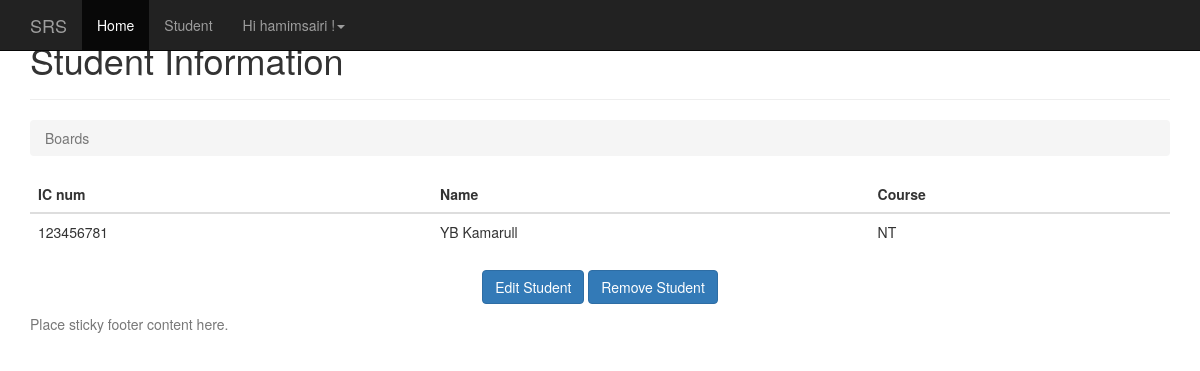
The page /7/ (signed in) on the database as committed earlier.
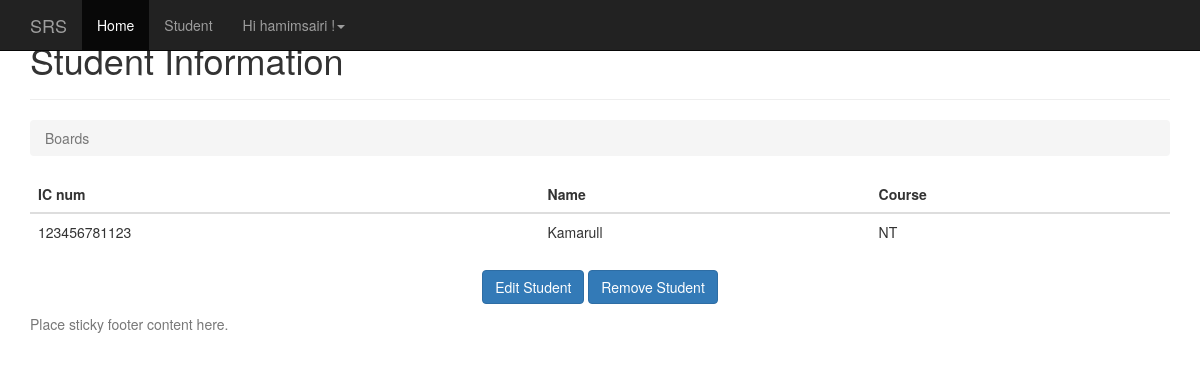
The same page on the database as committed later.
### student/models.py (models this page shows)
class Student(models.Model):
	PROGRAMMING = 'PR'
	NETWORKING = 'NT'
	PCTECH = 'PC'
	COURSE_CHOICES = (
		(PROGRAMMING, 'Programming'),
		(NETWORKING, 'Networking'),
		(PCTECH, 'PC Technichian'),
	)
	icnum = models.CharField('IC Number',max_length=12,unique=True,blank=False,null=False)
	name = models.CharField('Name',max_length=300,blank=False,null=False)
	course = models.CharField('Coursework',max_length=2,choices=COURSE_CHOICES,default=PCTECH)
	createdby = models.ForeignKey('auth.User',on_delete=models.CASCADE)
	created_date = models.DateTimeField('Created Date',auto_now_add=True)
	def __str__(self):
		return self.icnum

### student/views.py (the view)
# urls.py: url(r'^(?P<pk>\d+)/$', views.student_detail, name='student_detail'),
@login_required(login_url='/accounts/login/')
def student_detail(request,pk):
    student = get_object_or_404(Student, pk=pk)
    print(student)
    print(student.name)
    return render(request, 'student/student_detail.html', {'student': student})

### templates/student/student_detail.html
{% extends 'base.html' %}
{% block content %}
      <div class="page-header">
        <h1>Student Information</h1>
      </div>
      <ol class="breadcrumb my-4">
        <li class="breadcrumb-item active">Boards</li>
      </ol>
      <table class="table">
        <thead class="thead-inverse">
          <tr>
            <th>IC num</th>
            <th>Name</th>
            <th>Course</th>
          </tr>
        </thead>
        <tbody>
            <tr>
              <td>
                {{ student.icnum }}
              </td>
              <td class="align-middle">{{ student.name }}</td>
              <td class="align-middle">{{ student.course }}</td>
            </tr>
        </tbody>
	  </table>
<p class="text-center">
      <a href="{% url 'student_edit' student.pk %}" class="btn btn-primary" >Edit Student</a>
      <a href="{% url 'student_remove' student.pk %}" class="btn btn-primary" >Remove Student</a>
    </p>
{% endblock %}

### templates/base.html (shortened to what this page needs)
{% load static %}
{% load i18n %}
<!DOCTYPE html>
<html lang="en">
  <head>
    <link href="http://getbootstrap.com/docs/3.3/dist/css/bootstrap.min.css" rel="stylesheet">
    <link href="http://getbootstrap.com/docs/3.3/assets/css/ie10-viewport-bug-workaround.css" rel="stylesheet">
    <link href="http://getbootstrap.com/docs/3.3/examples/sticky-footer-navbar/sticky-footer-navbar.css" rel="stylesheet">
  </head>
  <body>
    {% block navbar %}
    <nav class="navbar navbar-inverse navbar-fixed-top">
      <div class="container">
        <div class="navbar-header">
          <a class="navbar-brand" href="#">SRS</a>
        </div>
        <div id="navbar" class="collapse navbar-collapse">
          <ul class="nav navbar-nav">
            {% block home_navbar %}
            <li class="active"><a href="/">Home</a></li>
            {% endblock %}
            {% block student_navbar %}
            <li><a href="{% url 'student_home_json' %}">Student</a></li>
            {% endblock %}
            {% block user_navbar %}
              {% if user.is_authenticated %}
                <li class="dropdown">
                  <a href="#" class="dropdown-toggle" data-toggle="dropdown" role="button" aria-haspopup="true" aria-expanded="false"></span> Hi {{ user.username }} !<span class="caret"></span></a>
                </li>
              {% else %}
                <li><a href="/accounts/login/">Sign In</a></li>
                <li><a href="/accounts/signup/">Sign Up</a></li>
              {% endif %}
            {% endblock %}
          </ul>
        </div>
      </div>
    </nav>
    {% endblock %}
    <div class="container">
      {% block content %}{% endblock %}
    </div>
    {% block footer %}
    <footer class="footer">
      <div class="container">
        <p class="text-muted">Place sticky footer content here.</p>
      </div>
    </footer>
    {% endblock %}
  </body>
</html>

Rows that differ between the two databases and show on the page:
changed Student "NT": icnum "123456781" → "123456781123"; name "YB Kamarull" → "Kamarull"
